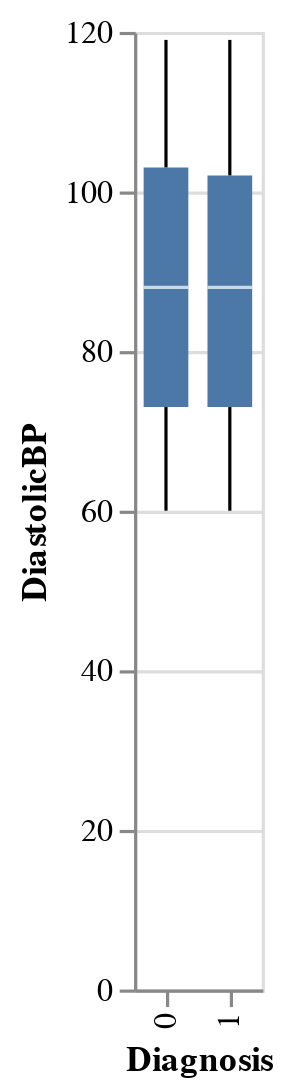

Notebook code for this chart:
### Code cell
# Plot the Diastolic Blood Pressure findings on a box plot with diagnosis
alt.Chart(clinical_measurements).mark_boxplot().encode(
    x='Diagnosis:N',
    y='DiastolicBP:Q')

### Figure 1 — Vega-Lite specification as saved in the notebook (floating-point values rounded to 4 significant figures; data arrays with more than 128 entries replaced by an {"elided": "..."} marker saying what was removed)
{"config": {"view": {"continuousWidth": 400, "continuousHeight": 300}}, "data": {"name": "data-4a700c5c64d2283e3a87d9510911ddea"}, "mark": "boxplot", "encoding": {"x": {"field": "Diagnosis", "type": "nominal"}, "y": {"field": "DiastolicBP", "type": "quantitative"}}, "$schema": "https://vega.github.io/schema/vega-lite/v4.17.0.json", "datasets": {"data-4a700c5c64d2283e3a87d9510911ddea": {"elided": "2149 records"}}}
